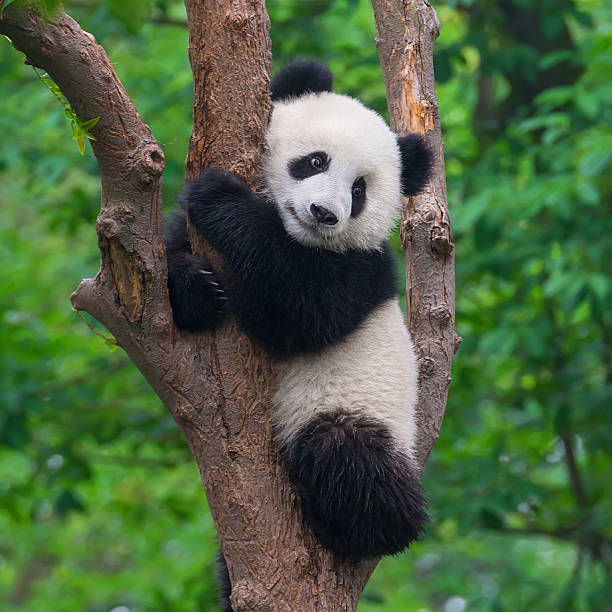
#> input picture math_for_ml/practice/02-matrices-task3-1.jpg, 612 x 612 px; the run also reads 1 picture not shown here
$ jupyter execute --allow-errors 03-eigen-svd.ipynb
#> lines starting #> are read from the running program, lines starting #| are printed output that depends on the picture
# Урок 03. Собственные числа и SVD

> **Зачем это нужно:** PCA, спектральная кластеризация, рекомендательные системы, latent semantic analysis — всё это про разложение матриц на компоненты. SVD — самая полезная операция в прикладной линейной алгебре.

---

### Что такое собственные векторы и числа?

**Собственные векторы и собственные числа** — это важнейшие понятия линейной алгебры, которые описывают, как квадратная матрица (линейное преобразование) воздействует на определенные направления в пространстве.

Если говорить просто, при умножении матрицы на свой собственный вектор он **не меняет своего направления**, а только растягивается или сжимается в число раз, равное собственному числу.

---

### Геометрический смысл

Обычно, когда матрица действует на вектор, она поворачивает его и меняет его длину. Однако для каждой матрицы существуют особые направления:
* **Собственный вектор** ($\vec{v}$) — это ненулевой вектор, направление которого сохраняется (или меняется на строго противоположное) после преобразования.
* **Собственное число** ($\lambda$) — это коэффициент, который показывает, во сколько раз растянулся, сжался или развернулся вектор.
  * Если $\lambda > 1$ — вектор удлиняется.
  * Если $0 < \lambda < 1$ — вектор укорачивается.
  * Если $\lambda < 0$ — вектор разворачивается в противоположную сторону.

---

### Математическое определение

Пусть $A$ — квадратная матрица размера $n \times n$. Ненулевой вектор $\vec{v}$ называется **собственным вектором** матрицы $A$, а скаляр $\lambda$ — ее **собственным числом**, если выполняется уравнение:

$$A \vec{v} = \lambda \vec{v}$$

Где:
* $A$ — матрица преобразования.
* $\vec{v}$ — собственный вектор ($\vec{v} \neq \vec{0}$).
* $\lambda$ — собственное число.

---

### Алгоритм нахождения

Чтобы найти собственные значения и векторы, уравнение $A \vec{v} = \lambda \vec{v}$ переписывают в виде однородной системы уравнений:

$$(A - \lambda I)\vec{v} = \vec{0}$$

Здесь $I$ — единичная матрица той же размерности, что и $A$. Так как по определению $\vec{v} \neq \vec{0}$, данная система имеет ненулевые решения только тогда, когда матрица $(A - \lambda I)$ вырождена.

Процесс вычисления состоит из двух шагов:

1. **Нахождение собственных чисел**:
   Решают характеристическое уравнение (определитель равен нулю, чтобы матрица была вырожденной, нельзя было найти обратную матрицу. Если матрицы в скобках будет иметь обратную матрицу, то мы сможем домножить на нее слева с двух сторон. Если мы сможем домножить, то справа будет нулевой вектор, а значит вектор v будет нулевым, чего быть не может по определению):
   $$\det(A - \lambda I) = 0$$
   Корни полученного многочлена и будут являться собственными числами $\lambda$.

2. **Нахождение собственных векторов**:
   Для каждого найденного значения $\lambda$ подставляют его в систему $(A - \lambda I)\vec{v} = \vec{0}$ и находят фундаментальную систему решений (векторы $\vec{v}$).

---

### Сферы применения

* **Data Science (Метод главных компонент / PCA)**: для снижения размерности признаков с сохранением максимума дисперсии данных.
* **Поисковые системы (Google PageRank)**: собственное число матрицы переходов определяет авторитетность веб-страниц.
* **Компьютерная графика**: для анализа деформаций, масштабирования и поворота трехмерных объектов.
* **Физика и механика**: для расчета резонансных частот конструкций и в квантовой механике (уравнение Шрёдингера).

## Применение собственных векторов в продвинутых алгоритмах Machine Learning

В анализе данных и машинном обучении собственные векторы выполняют одну главную задачу: **они находят скрытые (латентные) оси максимальной информации, связей или схожести**, позволяя сжать терабайты данных до нескольких важнейших признаков.

---

### 1. Метод главных компонент (PCA — Principal Component Analysis)

* **Что это такое:** Метод линейного снижения размерности данных. Представьте облако точек в 3D-пространстве; PCA проецирует их на 2D-плоскость так, чтобы точки как можно меньше «слиплись» и сохранили максимум исходного разброса (дисперсии).
* **Связь с собственными векторами:**
  1. На основе исходных данных строится **матрица ковариации** (матрица связей между признаками).
  2. Из этой матрицы извлекаются собственные векторы и числа.
  3. **Собственные векторы** задают новые направления осей (те самые *Главные компоненты*), вдоль которых данные имеют наибольший разброс.
  4. **Собственные числа** ($\lambda$) показывают величину дисперсии вдоль этих осей. Мы сортируем их по убыванию и оставляем только топ-векторы с самыми большими $\lambda$, отбрасывая шум.

---

### 2. Спектральная кластеризация (Spectral Clustering)

* **Что это такое:** Алгоритм кластеризации, способный разделять сложные структуры данных, которые «вложены» друг в друга (например, круги на воде или спирали), где классический $k$-means бессилен.
* **Связь с собственными векторами:**
  1. Данные представляются в виде графа, где точки — это вершины, а веса ребер — степень их сходства.
  2. Для этого графа строится специальная матрица — **Лапласиан графа** ($L = D - W$, где $D$ — матрица степеней, $W$ — матрица смежности).
  3. Находятся собственные векторы матрицы $L$.
  4. **Собственные векторы, соответствующие *наименьшим* ненулевым собственным числам** (особенно вектор Фидлера), содержат информацию о том, как оптимально «разрезать» граф на изолированные сообщества с минимальными потерями связей. Эти векторы сжимают сложную геометрию в простое пространство, где уже легко работает обычный $k$-means.

---

### 3. Рекомендательные системы (Коллаборативная фильтрация через SVD)

* **Что это такое:** Алгоритмы, предсказывающие, какой товар/фильм понравится пользователю, на основе оценок похожих пользователей. Яркий пример — алгоритм *SVD (Singular Value Decomposition)*, который прославился на конкурсе Netflix Prize.
* **Связь с собственными векторами:**
  1. Строится огромная разреженная матрица $R$ (строки — пользователи, столбцы — фильмы, в ячейках — оценки).
  2. SVD раскладывает её на произведение матриц, выделяя скрытые факторы (например, жанр фильма или настроение пользователя).
  3. Математически SVD напрямую связано с собственными векторами: левые сингулярные векторы матрицы $R$ — это **собственные векторы матрицы $R R^T$** (описывают сходство пользователей), а правые сингулярные векторы — это **собственные векторы матрицы $R^T R$** (описывают сходство фильмов).

---

### 4. Латентно-семантический анализ (LSA — Latent Semantic Analysis)

* **Что это такое:** Метод обработки естественного языка (NLP), который позволяет находить скрытый смысл (темы) в текстах. Он понимает, что слова «синонимы» связаны по смыслу, даже если они пишутся по-разному.
* **Связь с собственными векторами:**
  1. Тексты переводятся в матрицу «Термины-Документы» (TF-IDF), где строки — слова, а столбцы — статьи/тексты.
  2. К этой матрице применяется усеченное SVD-разложение (аналогично рекомендательным системам).
  3. **Собственные векторы** в данном случае представляют собой **оси скрытых тематик** (контекстов). Проекция слова на такой вектор показывает, к какой теме («Спорт», «Политика», «IT») это слово относится. Это позволяет сравнивать документы не по буквальному совпадению слов, а по близости их скрытого смысла.

---

### Резюме: Что объединяет все эти методы?

Во всех четырех алгоритмах работает концепция **низкоранговой аппроксимации**. Матрицы реальных данных избыточны и зашумлены. Поиск собственных векторов позволяет отбросить направления, вдоль которых ничего не происходит (маленькие $\lambda$), и оставить только базис («каркас»), на котором держатся все скрытые закономерности данных.

## 1. Собственные числа и векторы

[cell 1]
import numpy as np

A = np.array([[2, 0], [0, 3]])
eigvals, eigvecs = np.linalg.eig(A)
print(eigvals)
print(eigvecs)

print(eigvals.real)
print(eigvecs.real)

### Интуиция: Разбор "взрыва" и "затухания" через собственные числа

Давайте разберем эту фразу по шагам. Она описывает базовый математический закон: **многократное умножение на одну и ту же матрицу работает как геометрическая прогрессия (степень)**.

---

### 1. Что значит "применять $A$ много раз подряд"?

Применить матрицу к вектору — значит умножить её на этот вектор: $A\vec{v}$.
Применить её 3 раза подряд — это:
$$A \cdot A \cdot A \cdot \vec{v} = A^3 \vec{v}$$

Вспомним определение собственного вектора: $A\vec{v} = \lambda\vec{v}$. Матрица просто умножает вектор на число $\lambda$.
Если мы применим матрицу $A$ к её собственному вектору $n$ раз, произойдет следующее:
* 1 раз: $A\vec{v} = \lambda\vec{v}$
* 2 раза: $A(A\vec{v}) = A(\lambda\vec{v}) = \lambda(A\vec{v}) = \lambda(\lambda\vec{v}) = \lambda^2\vec{v}$
* $n$ раз: $A^n\vec{v} = \lambda^n\vec{v}$

**Вывод:** Многократное умножение на матрицу возводит её собственные числа в степень $n$.

---

### 2. Что значит "длинное направление вытянется ещё сильнее"?

Любой случайный вектор в пространстве можно составить из суммы собственных векторов матрицы.
Представьте матрицу, у которой два собственных числа:
* $\lambda_1 = 2$ (растягивает вектор в 2 раза) — *"длинное направление"*
* $\lambda_2 = 0.5$ (сжимает вектор в 2 раза) — *"короткое направление"*

Если мы умножим матрицу саму на себя 10 раз ($A^{10}$):
* Первое направление изменится в $\lambda_1^{10} = 2^{10} = 1024$ раза! (Оно чудовищно **вытянется**)
* Второе направление изменится в $\lambda_2^{10} = 0.5^{10} \approx 0.00097$ раза. (Оно практически **исчезнет**)

Даже если изначально направления были примерно равны, через несколько шагов **первое ("длинное") направление полностью доминирует**, а остальные затухают.

---

### 3. Как это связано с RNN и градиентами?

Рекуррентные нейронные сети (RNN) обрабатывают последовательности (например, текст из 50 слов). Чтобы передавать информацию от 1-го слова к 50-му, RNN на каждом шаге использует **одну и ту же матрицу весов** $W$.

Когда мы считаем градиенты (производные) для обучения сети на длинной последовательности, включается *производная сложной функции* (Chain Rule). Математически это превращается в умножение матрицы весов $W$ самой на себя много раз подряд ($W \cdot W \cdot W...$).

И вот тут стреляет наше правило степеней ($\lambda^n$):
1. **Взрыв градиентов (Exploding Gradients):** Если у матрицы весов $W$ хотя бы одно собственное число **чуть больше единицы** (например, $\lambda = 1.1$), то на 100-м шаге оно превратится в $1.1^{100} \approx 13780$. Градиенты станут огромными, веса сети сломаются, алгоритм выдаст ошибки `NaN`.
2. **Затухание градиентов (Vanishing Gradients):** Если все собственные числа матрицы $W$ **меньше единицы** (например, $\lambda = 0.9$), то на 100-м шаге мы получим $0.9^{100} \approx 0.00002$. Градиент станет почти нулевым. Сеть "забудет" начало текста и ничему не научится.

---

### 🛠 Как с этим борются в Deep Learning?
* Чтобы градиенты не взрывали сеть, применяют **Gradient Clipping** (принудительно обрезают слишком большие значения).
* Чтобы градиенты не затухали, вместо обычных RNN используют архитектуры **LSTM** и **GRU**. В них встроены специальные "ворота" (gates), которые заменяют опасное умножение матриц на безопасное поэлементное сложение.

---

## 2. Спектральное разложение вещественной симметричной матрицы

Для симметричной матрицы существует разложение:

$$ A = Q \Lambda Q^T $$

где `Q` — ортогональная матрица собственных векторов, `Λ` — диагональ из собственных чисел.

[cell 2]
A = np.array([[4, 1], [1, 3]])
eigvals, Q = np.linalg.eigh(A)
lambda_matrix = np.diag(eigvals)
reconstructed = Q @ lambda_matrix @ Q.T
print(np.allclose(A, reconstructed))

#eigh - Буква h в названии означает Hermitian
# (эрмитова матрица — комплексный аналог
# вещественной симметричной матрицы).

## 3. SVD

Сингулярное разложение работает для **любой** матрицы (не обязательно квадратной):

$$ A = U \Sigma V^T $$

- `U` — ортогональная (m × m), левые сингулярные векторы.
- `Σ` — диагональная (m × n) с неотрицательными числами по убыванию — сингулярные значения.
- `V^T` — ортогональная (n × n), правые сингулярные векторы.
---

### Спектральное разложение (Eigendecomposition) vs Сингулярное разложение (SVD)

**Спектральное разложение** и **сингулярное разложение (SVD — Singular Value Decomposition)** — это два фундаментальных метода распада матрицы на произведение более простых матриц.

Главное отличие между ними заключается в **типе матриц**, к которым они применимы, и в геометрических свойствах получаемых векторов.

---

### 1. Сравнительный анализ

* **Применимость к матрицам:**
  * **Спектральное:** Работает **только для квадратных** матриц ($n \times n$). При этом матрица должна иметь полный набор линейно независимых собственных векторов (быть диагонализируемой).
  * **Сингулярное (SVD):** Работает **абсолютно для любых** матриц — прямоугольных ($m \times n$), квадратных, вырожденных или нулевых. Ограничений нет.

* **Математическая формула:**
  * **Спектральное:** $A = Q \Lambda Q^{-1}$
    *(где $Q$ — матрица собственных векторов, $\Lambda$ — диагональная матрица с собственными числами $\lambda$)*.
  * **Сингулярное:** $A = U \Sigma V^T$
    *(где $U$ и $V$ — ортогональные матрицы левых и правых сингулярных векторов, а $\Sigma$ — диагональная матрица с сингулярными числами $\sigma$)*.

* **Свойства векторов:**
  * **Спектральное:** Векторы в матрице $Q$ (собственные векторы) не обязательно перпендикулярны друг другу. Они гарантированно ортогональны только в том случае, если исходная матрица $A$ — симметричная.
  * **Сингулярное:** Векторы в матрицах $U$ и $V$ **всегда строго перпендикулярны** друг другу (образуют идеальный ортонормированный базис) для абсолютно любой исходной матрицы.

* **Природа чисел ($\lambda$ и $\sigma$):**
  * **Спектральное:** Собственные числа $\lambda$ могут быть отрицательными или комплексными (содержать мнимую единицу $j$).
  * **Сингулярное:** Сингулярные числа $\sigma$ **всегда вещественные и неотрицательные** ($\sigma \ge 0$). Они всегда отсортированы в матрице $\Sigma$ строго по убыванию.

---

### Геометрический смысл «на пальцах»

Представьте, что матрица — это геометрическое преобразование пространства (сжатие, растяжение или поворот векторов):

* **Спектральное разложение** ищет такие направления, которые при трансформации матрицей **не меняют своей линии движения** (не поворачиваются), а только масштабируются. Мы смотрим на матрицу «изнутри» её собственных силовых осей.
* **Сингулярное разложение** работает иначе. Оно берет идеальную единичную сферу (круг в 2D), трансформирует её матрицей $A$ в эллипсоид (овал) и смотрит на оси этого получившегося овала. Направление главных осей овала — это векторы $U$, длина этих осей — сингулярные числа $\sigma$, а векторы исходной сферы, которые превратились в эти оси — это векторы $V$.

---

### Математическая связь между методами

Сингулярное разложение прямоугольной матрицы $A$ напрямую связано со спектральным разложением симметричных квадратных матриц, построенных на её основе:

1. Собственные векторы матрицы $A A^T$ в точности равны **левым сингулярным векторам ($U$)** матрицы $A$.
2. Собственные векторы матрицы $A^T A$ в точности равны **правым сингулярным векторам ($V$)** матрицы $A$.
3. Собственные числа ($\lambda$) этих квадратных матриц равны квадратам сингулярных чисел исходной матрицы: $\lambda = \sigma^2$.

---

### Области применения

* **Спектральное разложение** используют там, где система эволюционирует во времени с одной и той же структурой: марковские цепи, возведение матрицы весов в степень в RNN, анализ графов через Лапласиан в спектральной кластеризации.
* **Сингулярное разложение (SVD)** используют, когда данные представляют собой прямоугольные таблицы «объекты-признаки» или «пользователи-фильмы»: рекомендательные системы (SVD-алгоритмы), PCA, LSA-анализ текстов, сжатие изображений.

---
# Математическая структура SVD (Сингулярного разложения)

Сингулярное разложение (**SVD** — *Singular Value Decomposition*) раскладывает **любую** прямоугольную матрицу данных $X$ размера $(m \times n)$ на три специальные матрицы:

$$X = U \cdot \Sigma \cdot V^T$$

---

## Что означает каждая буква в разложении:

### 1. Матрица $U$ (Левые сингулярные векторы)
* **Размерность:** $(m \times m)$ или $(m \times n)$ в усеченном виде (`full_matrices=False`).
* **Свойства:** Столбцы этой матрицы ортогональны (перпендикулярны друг другу) и имеют единичную длину. Геометрически умножение на $U$ работает как чистый поворот пространства без искажения масштаба.
* **Смысл:** Столбцы $U$ — это собственные векторы матрицы $X X^T$. В задаче с лицами строки матрицы $U$ показывают, как конкретные люди (объекты) соотносятся с новыми базовыми признаками.

### 2. Матрица $\Sigma$ (в коде NumPy: вектор `S`)
* **Размерность:** Математически это прямоугольная матрица $(m \times n)$, но NumPy возвращает её в виде компактного **одномерного вектора** длины $\min(m, n)$.
* **Свойства:** Содержит вещественные неотрицательные числа (сингулярные числа), которые строго отсортированы **по убыванию**: $\sigma_1 \ge \sigma_2 \ge \sigma_3 \dots \ge 0$.
* **Смысл:** Это коэффициенты растяжения. Они отражают **силу (важность)** каждой соответствующей оси. Чем больше сингулярное число, тем больше важной информации (дисперсии) скрыто за этой компонентой. Близкие к нулю значения — это цифровой шум, который можно безболезненно выкинуть при сжатии.

### 3. Матрица $V^T$ (в коде NumPy: матрица `Vt`)
* **Размерность:** Квадратная матрица $(n \times n)$, где $n$ — количество исходных признаков.
* **Свойства:** Является ортогональной матрицей для пространства признаков. Поскольку она записана в транспонированном виде ($V^T$), её геометрические оси лежат **в строках**, а не в столбцах.
* **Смысл:** Строки матрицы $V^T$ — это собственные векторы ковариационной матрицы $X^T X$. В контексте метода главных компонент (PCA) это и есть **направления главных компонент**. Именно первые $k$ строк этой матрицы (`Vt[:k]`) представляют собой «базовые шаблоны» (в нашей задаче — *Eigenfaces* / собственные лица).

---

## Геометрическая суть формулы

Формула $X = U \Sigma V^T$ утверждает, что любое сложное линейное преобразование данных $X$ можно разбить на три простых последовательных шага:
1. **$V^T$** — поворачивает исходную систему координат так, чтобы оси совпали с направлениями максимального разброса данных.
2. **$\Sigma$** — растягивает или сжимает данные вдоль этих новых осей (проявляя масштаб важности признаков).
3. **$U$** — снова поворачивает пространство, переводя результат в финальную систему координат объектов.

[cell 3]
A = np.random.randn(5, 3)
U, S, Vt = np.linalg.svd(A, full_matrices=False)
print(U.shape, S.shape, Vt.shape)

A_back = U @ np.diag(S) @ Vt
print(np.allclose(A, A_back))

**Интуиция:** любое линейное преобразование = поворот → растяжение по осям → ещё один поворот. `V^T` поворачивает, `Σ` растягивает, `U` поворачивает.

---

## 4. Низкоранговое приближение

Хотите сжать матрицу — оставьте только `k` самых больших сингулярных чисел. Это лучшее приближение ранга `k` (теорема Эккарта–Янга).

**Низкоранговое приближение** — это способ заменить исходную сложную матрицу более простой матрицей меньшего ранга $k$ с минимальной потерей информации. Метод лежит в основе сжатия данных, фильтрации шума и уменьшения размерности.

---

## 1. Математическая формулировка

Сингулярное разложение (SVD) позволяет представить любую матрицу $A$ как сумму внешних произведений векторов (матриц ранга 1):

$$A = \sum_{i=1}^{r} \sigma_i u_i v_i^T$$

Где:
*   $\sigma_i$ — сингулярные числа, строго отсортированные по убыванию ($\sigma_1 \ge \sigma_2 \ge \dots \ge \sigma_r > 0$).
*   $u_i$ и $v_i$ — левые и правые сингулярные векторы.
*   $r$ — исходный ранг матрицы.

Чтобы получить **лучшее приближение ранга $k$** (обозначим его $A_k$), достаточно оборвать эту сумму на $k$-м шаге ($k < r$), приравняв все оставшиеся сингулярные числа к нулю:

$$A_k = \sum_{i=1}^{k} \sigma_i u_i v_i^T$$

---

## 2. Суть теоремы Эккарта — Янга

Теорема строго доказывает, что матрица $A_k$, полученная через SVD, является **наилучшим возможным приближением** исходной матрицы $A$ среди всех матриц ранга $k$. Она минимизирует ошибку одновременно в двух матричных нормах:

1. **Спектральная норма (ошибка по максимальному вектору):**
   $$\|A - A_k\|_2 = \sigma_{k+1}$$

2. **Норма Фробениуса (суммарная среднеквадратичная ошибка всех элементов):**
   $$\|A - A_k\|_F = \sqrt{\sigma_{k+1}^2 + \sigma_{k+2}^2 + \dots + \sigma_r^2}$$

> **Главный вывод:** Любая другая матрица ранга $k$, созданная любым другим способом, даст бóльшую ошибку приближения.

---

## 3. Геометрическая интуиция

Любое линейное преобразование переводит сферу из исходного пространства в **эллипсоид** в конечном пространстве.
*   Сингулярные числа $\sigma_i$ — это **длины полуосей** этого эллипсоида.
*   Первое число $\sigma_1$ задает самую длинную (главную) ось, вдоль которой данные растянуты сильнее всего.
*   Последующие числа задают все более короткие оси. Маленькие значения $\sigma_i$ на практических данных обычно отвечают за микроскопический случайный шум.

Когда мы оставляем только $k$ наибольших чисел, мы геометрически **сплющиваем (проецируем)** многомерный эллипсоид вдоль его самых коротких осей. Мы отсекаем малозначимые измерения, оставляя только каркас из самых широких и информативных направлений.

---

## 4. Практическое применение

*   **Сжатие изображений:** Изображение представляется в виде матрицы пикселей. Вместо хранения миллионов отдельных пикселей, SVD позволяет хранить только топ-$k$ векторов $u_i$ и $v_i$. Это существенно уменьшает вес файла при визуальном сохранении качества.
*   **Снижение шума (Denoising):** Мелкие сингулярные числа зануляют, предполагая, что в них содержится случайный шум, а полезный сигнал сосредоточен в первых (крупных) компонентах.
*   **Рекомендательные системы (Тематическое моделирование / Сжатие признаков):** Помогает находить скрытые взаимосвязи (например, неявные жанры в матрице «пользователи $\times$ фильмы»), сокращая размерность признакового пространства без потери контекста.

[cell 4]
def low_rank(A, k):
    U, S, Vt = np.linalg.svd(A, full_matrices=False)
    return U[:, :k] @ np.diag(S[:k]) @ Vt[:k, :]

# Сжатие изображения
from PIL import Image
img = np.array(Image.open("02-matrices-task3-1.jpg").convert("L"), dtype=float)
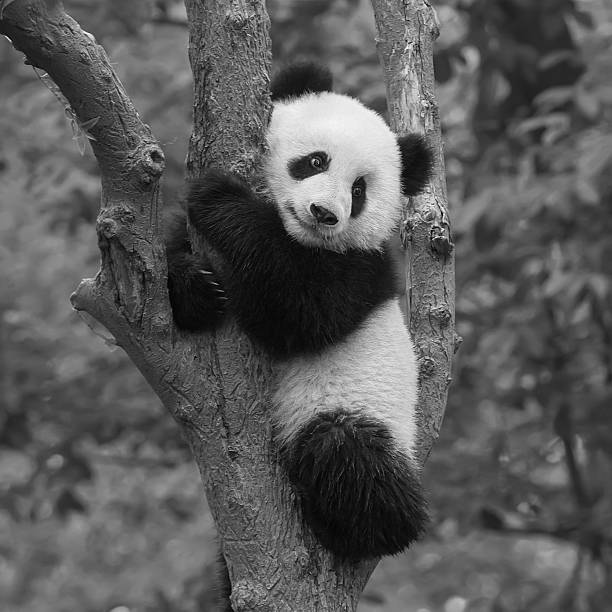
#> img: shape (612, 612) float64; min 0, max 253, mean 89.5
img_k = low_rank(img, k=60)
#> in low_rank, `U, S, Vt = np.linalg.svd(A, full_matrices=False)`:
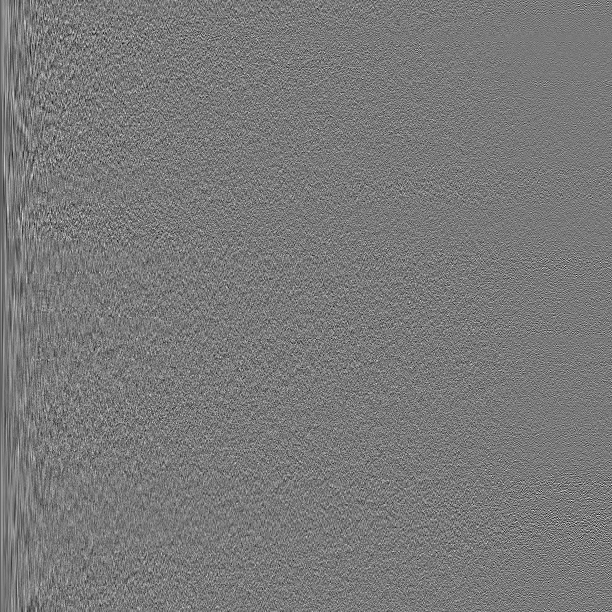
#> U: shape (612, 612) float64; min -0.217, max 0.237, mean -5.82e-05; drawn with min black and max white
#> in low_rank, `U, S, Vt = np.linalg.svd(A, full_matrices=False)`: S = 612 values, max 56149.9 at index 0, min 0.0201 at index 611, mean 435.2
#> (the rest of the program and of its run is left out)
